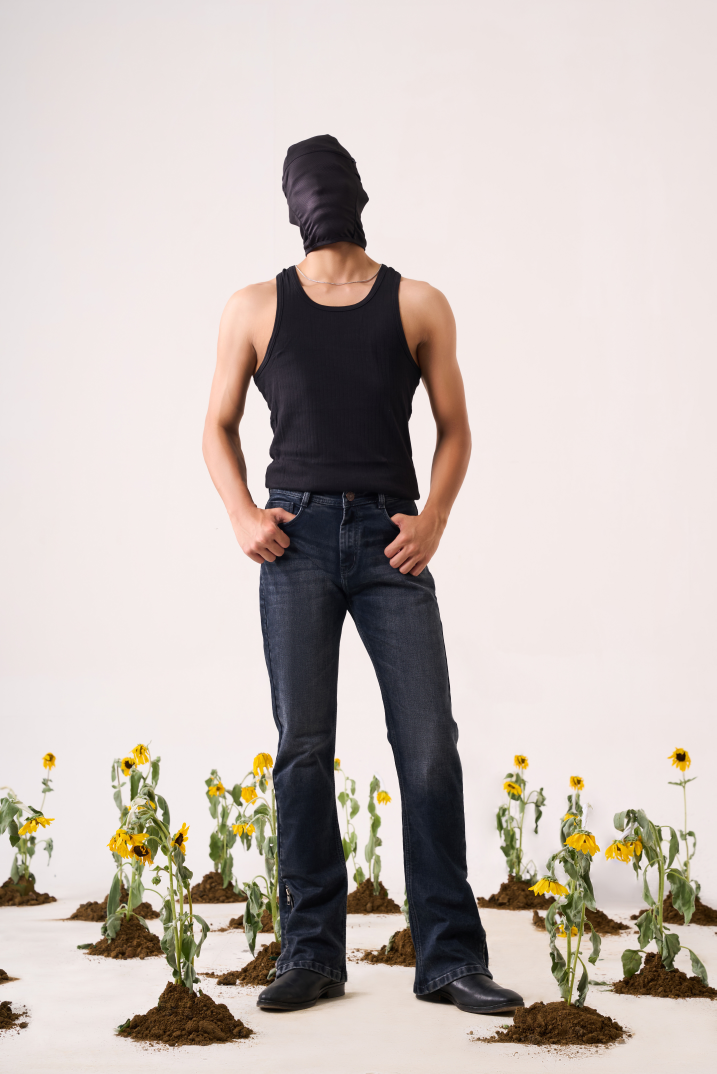
#> input picture images/FNM JULY 2025-00095.jpg, 5014 x 7517 px (shown at 1/7 size); its folder holds 4 pictures in this run
$ python optimize_images.py
#> lines starting #> are read from the running program, lines starting #| are printed output that depends on the picture
#!/usr/bin/env python3
"""
Optimize images for web deployment
Reduces file size while maintaining quality
"""
import os
from PIL import Image
import sys

def optimize_image(input_path, output_path=None, max_width=1920, quality=85):
    """
    Optimize an image for web use

    Args:
        input_path: Path to input image
        output_path: Path for output (overwrites input if None)
        max_width: Maximum width in pixels
        quality: JPEG quality (1-100)
    """
#> called with input_path = 'images/FNM JULY 2025-00095.jpg', max_width = 1920, quality = 85
    if output_path is None:
        output_path = input_path

    try:
        with Image.open(input_path) as img:
            # Convert RGBA to RGB if necessary
#> img is the input picture: PIL image 5014x7517 RGB; mean R, G, B 198.8, 188.9, 183.7
            if img.mode in ('RGBA', 'LA', 'P'):
                background = Image.new('RGB', img.size, (255, 255, 255))
                if img.mode == 'P':
                    img = img.convert('RGBA')
                background.paste(img, mask=img.split()[-1] if img.mode == 'RGBA' else None)
                img = background

            # Get original size
            original_size = os.path.getsize(input_path) / 1024 / 1024  # MB

            # Resize if too large
            if img.width > max_width:
                ratio = max_width / img.width
#> ratio = 0.383
                new_height = int(img.height * ratio)
#> new_height = 2878
                img = img.resize((max_width, new_height), Image.Resampling.LANCZOS)
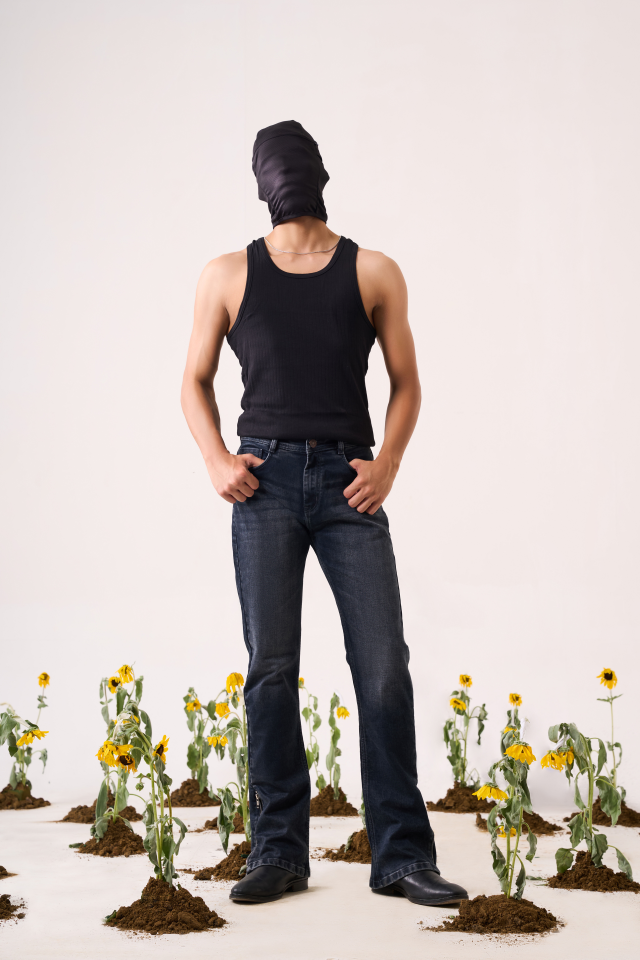
#> img: PIL image 1920x2878 RGB (shown at 1/3 size); mean R, G, B 198.8, 188.9, 183.7

            # Save with optimization
            img.save(output_path, 'JPEG', quality=quality, optimize=True)

            # Get new size
            new_size = os.path.getsize(output_path) / 1024 / 1024  # MB
            savings = ((original_size - new_size) / original_size) * 100

            print(f"✅ {os.path.basename(input_path)}: {original_size:.2f}MB → {new_size:.2f}MB ({savings:.1f}% saved)")
            return True

    except Exception as e:
        print(f"❌ Error processing {input_path}: {e}")
        return False

def optimize_all_images(directory='images', max_width=1920, quality=85):
    """Optimize all images in a directory"""
    print(f"🔄 Optimizing images in {directory}/")
    print(f"📐 Max width: {max_width}px, Quality: {quality}%\n")

    count = 0
    errors = 0

    for filename in os.listdir(directory):
        if filename.lower().endswith(('.jpg', '.jpeg')):
            filepath = os.path.join(directory, filename)
            if optimize_image(filepath, max_width=max_width, quality=quality):
                count += 1
            else:
                errors += 1

    print(f"\n✨ Done! Optimized {count} images")
    if errors > 0:
        print(f"⚠️  {errors} errors occurred")

if __name__ == "__main__":
    # Check if PIL is installed
    try:
        from PIL import Image
    except ImportError:
        print("❌ Error: Pillow library not installed")
        print("Install it with: pip3 install Pillow")
        sys.exit(1)

    optimize_all_images()
